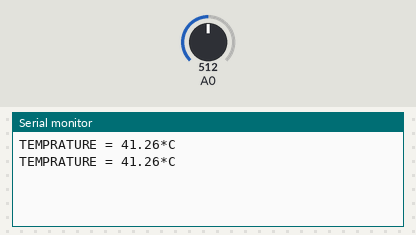
The sketch below on a simulated Arduino Uno, built for the host (arithmetic inside an expression is 32-bit, double 64-bit). Parts: the last lines printed to the serial monitor. The test bench sets the inputs (shaded band); at power-on: A0 = 512.

Above: at 1.8 s.
1.9 s: A0 set to 716
At 2.6 s:
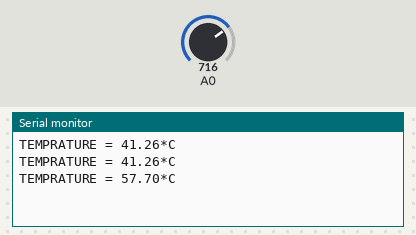
3.4 s: A0 set to 900
At 4.8 s:
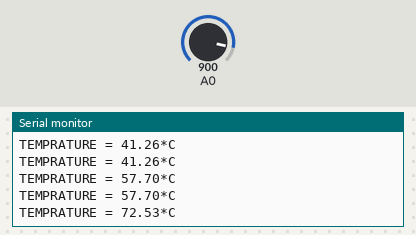
Timing chart, 0 to 6.4 s (numbered marks = the images above; inputs shaded):
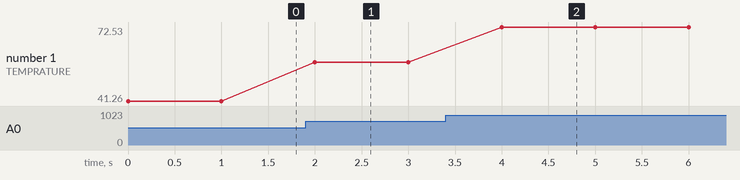

The sketch:

Code_Sensor_Suhu_LM35.ino
```cpp
int val;
int tempPin = PA0;

void setup()
{
  Serial.begin(9600);
}
void loop()
{
  val = analogRead(tempPin);
  float mv = ( val/4095.0)*3300;
  float cel = mv/10;
  float farh = (cel*9)/5 + 32;
  Serial.print("TEMPRATURE = ");
  Serial.print(cel);
  Serial.print("*C");
  Serial.println();
  delay(1000);
/* uncomment this to get temperature in farenhite
Serial.print("TEMPRATURE = ");
Serial.print(farh);
Serial.print("*F");
Serial.println();
*/
}
```

Measured:
- after the input at 1.9 s, the serial monitor: prints a new line after 0.10 s (image 1)
- after the input at 3.4 s, the serial monitor: prints a new line after 0.60 s (image 2)
- plotted number 1: 41.26 → 57.7 after the input at 1.9 s, 57.7 → 72.53 after the input at 3.4 s
